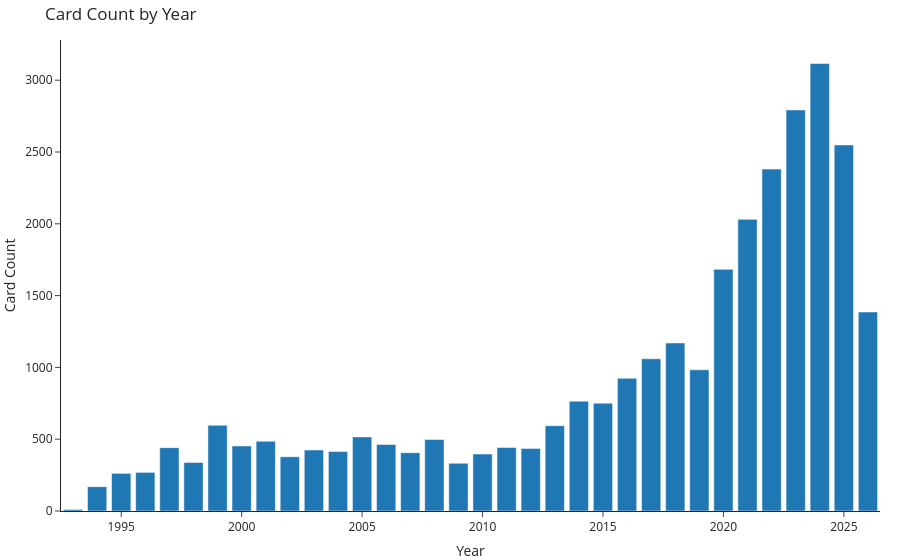

Notebook code for this chart:
### Code cell
plot_card_count_by_year(cards_df)

### Figure 1 — Plotly figure (JSON) as saved in the notebook; plotly's stock layout.template omitted (floating-point values rounded to 4 significant figures)
{"data": [{"hovertemplate": "Year=%{x}<br>Card Count=%{y}<extra></extra>", "legendgroup": "", "marker": {"color": "#1F77B4", "pattern": {"shape": ""}}, "name": "", "orientation": "v", "showlegend": false, "textposition": "auto", "type": "bar", "x": [1993, 1994, 1995, 1996, 1997, 1998, 1999, 2000, 2001, 2002, 2003, 2004, 2005, 2006, 2007, 2008, 2009, 2010, 2011, 2012, 2013, 2014, 2015, 2016, 2017, 2018, 2019, 2020, 2021, 2022, 2023, 2024, 2025, 2026], "xaxis": "x", "y": [11, 169, 262, 269, 441, 338, 597, 453, 486, 378, 425, 414, 516, 463, 406, 498, 332, 397, 442, 436, 594, 765, 751, 924, 1060, 1170, 983, 1683, 2031, 2381, 2793, 3116, 2549, 1386], "yaxis": "y"}], "layout": {"barmode": "relative", "legend": {"tracegroupgap": 0}, "title": {"text": "Card Count by Year"}, "xaxis": {"anchor": "y", "domain": [0, 1], "title": {"text": "Year"}}, "yaxis": {"anchor": "x", "domain": [0, 1], "title": {"text": "Card Count"}}}}
